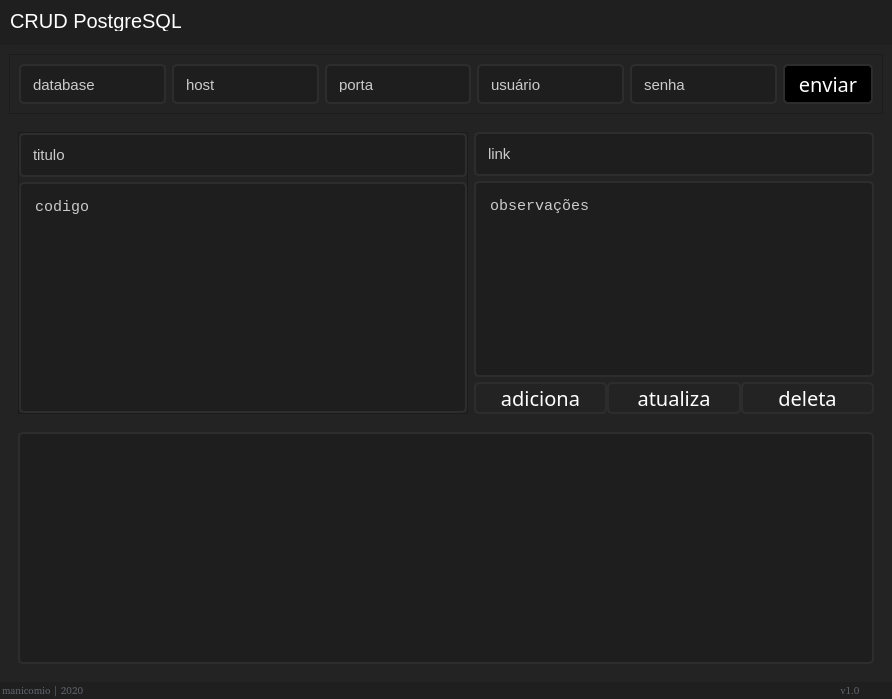
<?xml version="1.0" encoding="UTF-8"?>
<ui version="4.0">
 <class>MainWindow</class>
 <widget class="QMainWindow" name="MainWindow">
  <property name="geometry">
   <rect>
    <x>0</x>
    <y>0</y>
    <width>892</width>
    <height>699</height>
   </rect>
  </property>
  <property name="windowTitle">
   <string>MainWindow</string>
  </property>
  <widget class="QWidget" name="janela_pai">
   <layout class="QVBoxLayout" name="verticalLayout">
    <property name="spacing">
     <number>0</number>
    </property>
    <property name="leftMargin">
     <number>0</number>
    </property>
    <property name="topMargin">
     <number>0</number>
    </property>
    <property name="rightMargin">
     <number>0</number>
    </property>
    <property name="bottomMargin">
     <number>0</number>
    </property>
    <item>
     <widget class="QFrame" name="menuTopo">
      <property name="maximumSize">
       <size>
        <width>16777215</width>
        <height>45</height>
       </size>
      </property>
      <property name="styleSheet">
       <string notr="true">background-color: rgb(31, 31, 31);</string>
      </property>
      <property name="frameShape">
       <enum>QFrame::NoFrame</enum>
      </property>
      <property name="frameShadow">
       <enum>QFrame::Raised</enum>
      </property>
      <layout class="QHBoxLayout" name="horizontalLayout_2">
       <property name="spacing">
        <number>0</number>
       </property>
       <property name="leftMargin">
        <number>0</number>
       </property>
       <property name="topMargin">
        <number>0</number>
       </property>
       <property name="rightMargin">
        <number>0</number>
       </property>
       <property name="bottomMargin">
        <number>0</number>
       </property>
       <item>
        <widget class="QFrame" name="frame_informacoes">
         <property name="minimumSize">
          <size>
           <width>0</width>
           <height>0</height>
          </size>
         </property>
         <property name="styleSheet">
          <string notr="true">background-color: rgb(31,31,31);</string>
         </property>
         <property name="frameShape">
          <enum>QFrame::NoFrame</enum>
         </property>
         <property name="frameShadow">
          <enum>QFrame::Raised</enum>
         </property>
         <widget class="QLabel" name="label_6">
          <property name="geometry">
           <rect>
            <x>10</x>
            <y>10</y>
            <width>171</width>
            <height>21</height>
           </rect>
          </property>
          <property name="styleSheet">
           <string notr="true">QLabel{
	background-color: transparent;
	color: rgb(255, 255, 255);
font: 20px Segoe UI, bold;
}</string>
          </property>
          <property name="text">
           <string>CRUD PostgreSQL</string>
          </property>
         </widget>
        </widget>
       </item>
       <item>
        <widget class="QFrame" name="frame_minimizar">
         <property name="minimumSize">
          <size>
           <width>50</width>
           <height>50</height>
          </size>
         </property>
         <property name="maximumSize">
          <size>
           <width>50</width>
           <height>50</height>
          </size>
         </property>
         <property name="styleSheet">
          <string notr="true">background-color: rgb(31,31,31);</string>
         </property>
         <property name="frameShape">
          <enum>QFrame::NoFrame</enum>
         </property>
         <property name="frameShadow">
          <enum>QFrame::Raised</enum>
         </property>
         <widget class="QPushButton" name="botao_minimizar">
          <property name="geometry">
           <rect>
            <x>10</x>
            <y>0</y>
            <width>50</width>
            <height>50</height>
           </rect>
          </property>
          <property name="styleSheet">
           <string notr="true">QPushButton {
	background-image: url(:/minimizar/images/minimize.png);
	background-repeat: no-repeat;
	background-position: center;
	border: none;
}
QPushButton:hover {
	background-color: rgb(30,144,255);
}
QPushButton:pressed {
	background-color: rgb(1,84,149);
}</string>
          </property>
          <property name="text">
           <string/>
          </property>
         </widget>
        </widget>
       </item>
       <item>
        <widget class="QFrame" name="frame_fechar">
         <property name="minimumSize">
          <size>
           <width>50</width>
           <height>50</height>
          </size>
         </property>
         <property name="maximumSize">
          <size>
           <width>50</width>
           <height>50</height>
          </size>
         </property>
         <property name="styleSheet">
          <string notr="true">background-color: rgb(31,31,31);</string>
         </property>
         <property name="frameShape">
          <enum>QFrame::NoFrame</enum>
         </property>
         <property name="frameShadow">
          <enum>QFrame::Raised</enum>
         </property>
         <widget class="QPushButton" name="botao_fechar">
          <property name="geometry">
           <rect>
            <x>0</x>
            <y>0</y>
            <width>50</width>
            <height>50</height>
           </rect>
          </property>
          <property name="styleSheet">
           <string notr="true">QPushButton {
	background-image: url(:/fechar/images/icons8-delete-24.png);
	background-repeat: no-repeat;
	background-position: center;
	border: none;
}
QPushButton:hover {
	background-color: rgb(30,144,255);
}
QPushButton:pressed {
	background-color: rgb(1,84,149);
}</string>
          </property>
          <property name="text">
           <string/>
          </property>
         </widget>
        </widget>
       </item>
      </layout>
     </widget>
    </item>
    <item>
     <widget class="QFrame" name="conteiner_central">
      <property name="styleSheet">
       <string notr="true">background-color: rgb(35, 35, 35);</string>
      </property>
      <property name="frameShape">
       <enum>QFrame::NoFrame</enum>
      </property>
      <property name="frameShadow">
       <enum>QFrame::Raised</enum>
      </property>
      <layout class="QHBoxLayout" name="horizontalLayout" stretch="0">
       <property name="spacing">
        <number>0</number>
       </property>
       <property name="leftMargin">
        <number>0</number>
       </property>
       <property name="topMargin">
        <number>0</number>
       </property>
       <property name="rightMargin">
        <number>0</number>
       </property>
       <property name="bottomMargin">
        <number>0</number>
       </property>
       <item>
        <widget class="QFrame" name="janela_central">
         <property name="frameShape">
          <enum>QFrame::NoFrame</enum>
         </property>
         <property name="frameShadow">
          <enum>QFrame::Raised</enum>
         </property>
         <layout class="QVBoxLayout" name="verticalLayout_4">
          <property name="spacing">
           <number>0</number>
          </property>
          <property name="leftMargin">
           <number>0</number>
          </property>
          <property name="topMargin">
           <number>0</number>
          </property>
          <property name="rightMargin">
           <number>0</number>
          </property>
          <property name="bottomMargin">
           <number>0</number>
          </property>
          <item>
           <widget class="QStackedWidget" name="stackedWidget">
            <property name="frameShape">
             <enum>QFrame::NoFrame</enum>
            </property>
            <property name="currentIndex">
             <number>0</number>
            </property>
            <widget class="QWidget" name="banco_de_dados">
             <layout class="QVBoxLayout" name="verticalLayout_13">
              <property name="spacing">
               <number>9</number>
              </property>
              <property name="leftMargin">
               <number>9</number>
              </property>
              <property name="topMargin">
               <number>9</number>
              </property>
              <property name="rightMargin">
               <number>9</number>
              </property>
              <property name="bottomMargin">
               <number>9</number>
              </property>
              <item>
               <widget class="QFrame" name="frame">
                <property name="frameShape">
                 <enum>QFrame::StyledPanel</enum>
                </property>
                <property name="frameShadow">
                 <enum>QFrame::Raised</enum>
                </property>
                <layout class="QHBoxLayout" name="horizontalLayout_3">
                 <item>
                  <widget class="QLineEdit" name="input_db">
                   <property name="minimumSize">
                    <size>
                     <width>0</width>
                     <height>40</height>
                    </size>
                   </property>
                   <property name="styleSheet">
                    <string notr="true">QLineEdit{
border: 2px solid rgb(45,45,45);
border-radius: 5px;
padding: 10px;
background-color: rgb(30,30,30);
	color: rgb(203, 203, 203);
font: 15px Segoe UI, bold;
}
QLineEdit:hover{
border: 2px solid rgb(55,55,55);
}
QLineEdit:focus{
border: 2px solid  rgb(85, 170, 255);
	color: rgb(85, 170, 255);
}</string>
                   </property>
                   <property name="text">
                    <string>database</string>
                   </property>
                   <property name="echoMode">
                    <enum>QLineEdit::Normal</enum>
                   </property>
                   <property name="clearButtonEnabled">
                    <bool>false</bool>
                   </property>
                  </widget>
                 </item>
                 <item>
                  <widget class="QLineEdit" name="input_host">
                   <property name="minimumSize">
                    <size>
                     <width>0</width>
                     <height>40</height>
                    </size>
                   </property>
                   <property name="styleSheet">
                    <string notr="true">QLineEdit{
border: 2px solid rgb(45,45,45);
border-radius: 5px;
padding: 10px;
background-color: rgb(30,30,30);
	color: rgb(203, 203, 203);
font: 15px Segoe UI, bold;
}
QLineEdit:hover{
border: 2px solid rgb(55,55,55);
}
QLineEdit:focus{
border: 2px solid  rgb(85, 170, 255);
	color: rgb(85, 170, 255);
}</string>
                   </property>
                   <property name="text">
                    <string>host</string>
                   </property>
                   <property name="echoMode">
                    <enum>QLineEdit::Normal</enum>
                   </property>
                   <property name="clearButtonEnabled">
                    <bool>false</bool>
                   </property>
                  </widget>
                 </item>
                 <item>
                  <widget class="QLineEdit" name="input_porta">
                   <property name="minimumSize">
                    <size>
                     <width>0</width>
                     <height>40</height>
                    </size>
                   </property>
                   <property name="styleSheet">
                    <string notr="true">QLineEdit{
border: 2px solid rgb(45,45,45);
border-radius: 5px;
padding: 10px;
background-color: rgb(30,30,30);
	color: rgb(203, 203, 203);
font: 15px Segoe UI, bold;
}
QLineEdit:hover{
border: 2px solid rgb(55,55,55);
}
QLineEdit:focus{
border: 2px solid  rgb(85, 170, 255);
	color: rgb(85, 170, 255);
}</string>
                   </property>
                   <property name="text">
                    <string>porta</string>
                   </property>
                   <property name="echoMode">
                    <enum>QLineEdit::Normal</enum>
                   </property>
                   <property name="clearButtonEnabled">
                    <bool>false</bool>
                   </property>
                  </widget>
                 </item>
                 <item>
                  <widget class="QLineEdit" name="input_usuario">
                   <property name="minimumSize">
                    <size>
                     <width>0</width>
                     <height>40</height>
                    </size>
                   </property>
                   <property name="styleSheet">
                    <string notr="true">QLineEdit{
border: 2px solid rgb(45,45,45);
border-radius: 5px;
padding: 10px;
background-color: rgb(30,30,30);
	color: rgb(203, 203, 203);
font: 15px Segoe UI, bold;
}
QLineEdit:hover{
border: 2px solid rgb(55,55,55);
}
QLineEdit:focus{
border: 2px solid  rgb(85, 170, 255);
	color: rgb(85, 170, 255);
}</string>
                   </property>
                   <property name="text">
                    <string>usuário</string>
                   </property>
                   <property name="echoMode">
                    <enum>QLineEdit::Normal</enum>
                   </property>
                   <property name="clearButtonEnabled">
                    <bool>false</bool>
                   </property>
                  </widget>
                 </item>
                 <item>
                  <widget class="QLineEdit" name="input_senha">
                   <property name="minimumSize">
                    <size>
                     <width>0</width>
                     <height>40</height>
                    </size>
                   </property>
                   <property name="styleSheet">
                    <string notr="true">QLineEdit{
border: 2px solid rgb(45,45,45);
border-radius: 5px;
padding: 10px;
background-color: rgb(30,30,30);
	color: rgb(203, 203, 203);
font: 15px Segoe UI, bold;
}
QLineEdit:hover{
border: 2px solid rgb(55,55,55);
}
QLineEdit:focus{
border: 2px solid  rgb(85, 170, 255);
	color: rgb(85, 170, 255);
}</string>
                   </property>
                   <property name="text">
                    <string>senha</string>
                   </property>
                   <property name="echoMode">
                    <enum>QLineEdit::Normal</enum>
                   </property>
                   <property name="clearButtonEnabled">
                    <bool>false</bool>
                   </property>
                  </widget>
                 </item>
                 <item>
                  <widget class="QPushButton" name="btn_enviar">
                   <property name="minimumSize">
                    <size>
                     <width>90</width>
                     <height>40</height>
                    </size>
                   </property>
                   <property name="styleSheet">
                    <string notr="true">QPushButton {
	background-color:rgb(0,0,0);
	background-repeat: no-repeat;
	background-position: center;
	border: 2px solid rgb(45,45,45);
border-radius: 5px;
	color: rgb(255, 255, 255);
	font: 20px SegoeUIl, bold;
}
QPushButton:hover {
	background-color: rgb(30,144,255);
}
QPushButton:pressed {
	background-color: rgb(1,84,149);
}</string>
                   </property>
                   <property name="text">
                    <string>enviar</string>
                   </property>
                  </widget>
                 </item>
                </layout>
               </widget>
              </item>
              <item>
               <widget class="QFrame" name="barra_menus_banco_dados">
                <property name="minimumSize">
                 <size>
                  <width>0</width>
                  <height>300</height>
                 </size>
                </property>
                <property name="frameShape">
                 <enum>QFrame::NoFrame</enum>
                </property>
                <property name="frameShadow">
                 <enum>QFrame::Raised</enum>
                </property>
                <layout class="QHBoxLayout" name="horizontalLayout_17">
                 <item>
                  <widget class="QFrame" name="conteiner_esquerda_db">
                   <property name="frameShape">
                    <enum>QFrame::StyledPanel</enum>
                   </property>
                   <property name="frameShadow">
                    <enum>QFrame::Raised</enum>
                   </property>
                   <layout class="QVBoxLayout" name="verticalLayout_15">
                    <property name="spacing">
                     <number>5</number>
                    </property>
                    <property name="leftMargin">
                     <number>0</number>
                    </property>
                    <property name="topMargin">
                     <number>0</number>
                    </property>
                    <property name="rightMargin">
                     <number>0</number>
                    </property>
                    <property name="bottomMargin">
                     <number>0</number>
                    </property>
                    <item>
                     <widget class="QLineEdit" name="db_texto_titulo">
                      <property name="minimumSize">
                       <size>
                        <width>0</width>
                        <height>40</height>
                       </size>
                      </property>
                      <property name="styleSheet">
                       <string notr="true">QLineEdit{
border: 2px solid rgb(45,45,45);
border-radius: 5px;
padding: 10px;
background-color: rgb(30,30,30);
	color: rgb(203, 203, 203);
font: 15px Segoe UI, bold;
}
QLineEdit:hover{
border: 2px solid rgb(55,55,55);
}
QLineEdit:focus{
border: 2px solid  rgb(85, 170, 255);
	color: rgb(85, 170, 255);
}</string>
                      </property>
                      <property name="text">
                       <string>titulo</string>
                      </property>
                      <property name="echoMode">
                       <enum>QLineEdit::Normal</enum>
                      </property>
                      <property name="clearButtonEnabled">
                       <bool>false</bool>
                      </property>
                     </widget>
                    </item>
                    <item>
                     <widget class="QTextEdit" name="db_texto_codigo">
                      <property name="styleSheet">
                       <string notr="true">QTextEdit{
border: 2px solid rgb(45,45,45);
border-radius: 5px;
padding: 10px;
background-color: rgb(30,30,30);
	color: rgb(203, 203, 203);
font: 15px Courier New;
}
QTextEdit:hover{
border: 2px solid rgb(55,55,55);
}
QTextEdit:focus{
border: 2px solid  rgb(85, 170, 255);
	color: rgb(85, 170, 255);
}</string>
                      </property>
                      <property name="html">
                       <string>&lt;!DOCTYPE HTML PUBLIC &quot;-//W3C//DTD HTML 4.0//EN&quot; &quot;http://www.w3.org/TR/REC-html40/strict.dtd&quot;&gt;
&lt;html&gt;&lt;head&gt;&lt;meta name=&quot;qrichtext&quot; content=&quot;1&quot; /&gt;&lt;style type=&quot;text/css&quot;&gt;
p, li { white-space: pre-wrap; }
&lt;/style&gt;&lt;/head&gt;&lt;body style=&quot; font-family:'Courier New'; font-size:15px; font-weight:400; font-style:normal;&quot;&gt;
&lt;p style=&quot; margin-top:0px; margin-bottom:0px; margin-left:0px; margin-right:0px; -qt-block-indent:0; text-indent:0px;&quot;&gt;&lt;span style=&quot; font-size:15px;&quot;&gt;codigo&lt;/span&gt;&lt;/p&gt;&lt;/body&gt;&lt;/html&gt;</string>
                      </property>
                      <property name="overwriteMode">
                       <bool>false</bool>
                      </property>
                      <property name="placeholderText">
                       <string/>
                      </property>
                     </widget>
                    </item>
                   </layout>
                  </widget>
                 </item>
                 <item>
                  <widget class="QFrame" name="conteiner_direita_db">
                   <property name="maximumSize">
                    <size>
                     <width>400</width>
                     <height>16777215</height>
                    </size>
                   </property>
                   <property name="frameShape">
                    <enum>QFrame::NoFrame</enum>
                   </property>
                   <property name="frameShadow">
                    <enum>QFrame::Raised</enum>
                   </property>
                   <layout class="QVBoxLayout" name="verticalLayout_14">
                    <property name="spacing">
                     <number>5</number>
                    </property>
                    <property name="leftMargin">
                     <number>0</number>
                    </property>
                    <property name="topMargin">
                     <number>0</number>
                    </property>
                    <property name="rightMargin">
                     <number>0</number>
                    </property>
                    <property name="bottomMargin">
                     <number>0</number>
                    </property>
                    <item>
                     <widget class="QLineEdit" name="db_texto_link">
                      <property name="minimumSize">
                       <size>
                        <width>0</width>
                        <height>40</height>
                       </size>
                      </property>
                      <property name="styleSheet">
                       <string notr="true">QLineEdit{
border: 2px solid rgb(45,45,45);
border-radius: 5px;
padding: 10px;
background-color: rgb(30,30,30);
	color: rgb(203, 203, 203);
font: 15px Segoe UI, bold;
}
QLineEdit:hover{
border: 2px solid rgb(55,55,55);
}
QLineEdit:focus{
border: 2px solid  rgb(85, 170, 255);
	color: rgb(85, 170, 255);
}</string>
                      </property>
                      <property name="text">
                       <string>link</string>
                      </property>
                     </widget>
                    </item>
                    <item>
                     <widget class="QTextEdit" name="db_texto_observacao">
                      <property name="maximumSize">
                       <size>
                        <width>16777215</width>
                        <height>250</height>
                       </size>
                      </property>
                      <property name="styleSheet">
                       <string notr="true">QTextEdit{
border: 2px solid rgb(45,45,45);
border-radius: 5px;
padding: 10px;
background-color: rgb(30,30,30);
	color: rgb(203, 203, 203);
font: 15px Courier New;
}
QTextEdit:hover{
border: 2px solid rgb(55,55,55);
}
QTextEdit:focus{
border: 2px solid  rgb(85, 170, 255);
	color: rgb(85, 170, 255);
}</string>
                      </property>
                      <property name="html">
                       <string>&lt;!DOCTYPE HTML PUBLIC &quot;-//W3C//DTD HTML 4.0//EN&quot; &quot;http://www.w3.org/TR/REC-html40/strict.dtd&quot;&gt;
&lt;html&gt;&lt;head&gt;&lt;meta name=&quot;qrichtext&quot; content=&quot;1&quot; /&gt;&lt;style type=&quot;text/css&quot;&gt;
p, li { white-space: pre-wrap; }
&lt;/style&gt;&lt;/head&gt;&lt;body style=&quot; font-family:'Courier New'; font-size:15px; font-weight:400; font-style:normal;&quot;&gt;
&lt;p style=&quot; margin-top:0px; margin-bottom:0px; margin-left:0px; margin-right:0px; -qt-block-indent:0; text-indent:0px;&quot;&gt;&lt;span style=&quot; font-size:15px;&quot;&gt;observações&lt;/span&gt;&lt;/p&gt;&lt;/body&gt;&lt;/html&gt;</string>
                      </property>
                     </widget>
                    </item>
                    <item>
                     <widget class="QFrame" name="conteiner_menus_db">
                      <property name="frameShape">
                       <enum>QFrame::NoFrame</enum>
                      </property>
                      <property name="frameShadow">
                       <enum>QFrame::Raised</enum>
                      </property>
                      <layout class="QHBoxLayout" name="horizontalLayout_18">
                       <property name="spacing">
                        <number>0</number>
                       </property>
                       <property name="leftMargin">
                        <number>0</number>
                       </property>
                       <property name="topMargin">
                        <number>0</number>
                       </property>
                       <property name="rightMargin">
                        <number>0</number>
                       </property>
                       <property name="bottomMargin">
                        <number>0</number>
                       </property>
                       <item>
                        <widget class="QPushButton" name="botao_db_adiciona">
                         <property name="styleSheet">
                          <string notr="true">QPushButton {
	background-color:transparent;
	background-repeat: no-repeat;
	background-position: center;
	border: 2px solid rgb(45,45,45);
border-radius: 5px;
	color: rgb(255, 255, 255);
	font: 20px SegoeUIl, bold;
}
QPushButton:hover {
	background-color: rgb(30,144,255);
}
QPushButton:pressed {
	background-color: rgb(1,84,149);
}</string>
                         </property>
                         <property name="text">
                          <string>adiciona</string>
                         </property>
                        </widget>
                       </item>
                       <item>
                        <widget class="QPushButton" name="botao_db_atualiza">
                         <property name="styleSheet">
                          <string notr="true">QPushButton {
	background-color:transparent;
	background-repeat: no-repeat;
	background-position: center;
	border: 2px solid rgb(45,45,45);
border-radius: 5px;
	color: rgb(255, 255, 255);
	font: 20px SegoeUIl, bold;
}
QPushButton:hover {
	background-color: rgb(30,144,255);
}
QPushButton:pressed {
	background-color: rgb(1,84,149);
}</string>
                         </property>
                         <property name="text">
                          <string>atualiza</string>
                         </property>
                        </widget>
                       </item>
                       <item>
                        <widget class="QPushButton" name="botao_db_deleta">
                         <property name="styleSheet">
                          <string notr="true">QPushButton {
	background-color:transparent;
	background-repeat: no-repeat;
	background-position: center;
	border: 2px solid rgb(45,45,45);
border-radius: 5px;
	color: rgb(255, 255, 255);
	font: 20px SegoeUIl, bold;
}
QPushButton:hover {
	background-color: rgb(30,144,255);
}
QPushButton:pressed {
	background-color: rgb(1,84,149);
}</string>
                         </property>
                         <property name="text">
                          <string>deleta</string>
                         </property>
                        </widget>
                       </item>
                      </layout>
                     </widget>
                    </item>
                   </layout>
                  </widget>
                 </item>
                </layout>
               </widget>
              </item>
              <item>
               <widget class="QFrame" name="conteiner_dados_db">
                <property name="frameShape">
                 <enum>QFrame::NoFrame</enum>
                </property>
                <property name="frameShadow">
                 <enum>QFrame::Raised</enum>
                </property>
                <layout class="QHBoxLayout" name="horizontalLayout_16">
                 <property name="spacing">
                  <number>0</number>
                 </property>
                 <property name="leftMargin">
                  <number>9</number>
                 </property>
                 <property name="topMargin">
                  <number>0</number>
                 </property>
                 <property name="rightMargin">
                  <number>9</number>
                 </property>
                 <property name="bottomMargin">
                  <number>9</number>
                 </property>
                 <item>
                  <widget class="QTableView" name="tabela_dados_db">
                   <property name="styleSheet">
                    <string notr="true">QHeaderView {
background: rgb(30, 30, 30);
}
QHeaderView::section{
	color: rgb(255, 255, 255);
background: rgb(35,35,35);
}
QTableCornerButton::section{
background: rgb(35,35,35);
}
QHeaderView::section:pressed{
background: rgb(30,144,255);
}
QTableCornerButton::section:pressed{
background: rgb(30,144,255);
}



QTableView{
border: 2px solid rgb(45,45,45);
border-radius: 5px;
padding: 10px;
background-color: rgb(30,30,30);
	color: rgb(203, 203, 203);
font: 15px Segoe UI, bold;
}
QTableView:hover{
border: 2px solid rgb(55,55,55);
}
QTableView:focus{
border: 2px solid  rgb(85, 170, 255);
	color: rgb(85, 170, 255);
}
* { gridline-color: gray }</string>
                   </property>
                   <property name="frameShape">
                    <enum>QFrame::NoFrame</enum>
                   </property>
                   <property name="gridStyle">
                    <enum>Qt::SolidLine</enum>
                   </property>
                   <attribute name="horizontalHeaderDefaultSectionSize">
                    <number>150</number>
                   </attribute>
                  </widget>
                 </item>
                </layout>
               </widget>
              </item>
             </layout>
            </widget>
           </widget>
          </item>
          <item>
           <widget class="QFrame" name="rodape">
            <property name="minimumSize">
             <size>
              <width>0</width>
              <height>17</height>
             </size>
            </property>
            <property name="styleSheet">
             <string notr="true">background-color: rgb(31, 31, 31);</string>
            </property>
            <property name="frameShape">
             <enum>QFrame::NoFrame</enum>
            </property>
            <property name="frameShadow">
             <enum>QFrame::Raised</enum>
            </property>
            <layout class="QHBoxLayout" name="horizontalLayout_7">
             <property name="spacing">
              <number>0</number>
             </property>
             <property name="leftMargin">
              <number>0</number>
             </property>
             <property name="topMargin">
              <number>0</number>
             </property>
             <property name="rightMargin">
              <number>0</number>
             </property>
             <property name="bottomMargin">
              <number>0</number>
             </property>
             <item>
              <widget class="QLabel" name="rodape_desenvolvedor">
               <property name="styleSheet">
                <string notr="true">QLabel{
	background-color: transparent;
	color: rgb(98, 103, 111);
font: 10px ,Segoe UI;
margin-right: 5px;
}

</string>
               </property>
               <property name="text">
                <string>manicomio | 2020</string>
               </property>
              </widget>
             </item>
             <item>
              <widget class="QLabel" name="rodape_versao">
               <property name="styleSheet">
                <string notr="true">QLabel{
	background-color: transparent;
	color: rgb(98, 103, 111);
font: 10px ,Segoe UI;
margin-right: 5px;
}

</string>
               </property>
               <property name="text">
                <string>v1.0  </string>
               </property>
               <property name="alignment">
                <set>Qt::AlignRight|Qt::AlignTrailing|Qt::AlignVCenter</set>
               </property>
              </widget>
             </item>
             <item>
              <widget class="QFrame" name="redimensionador">
               <property name="maximumSize">
                <size>
                 <width>20</width>
                 <height>20</height>
                </size>
               </property>
               <property name="styleSheet">
                <string notr="true">QSizeGrip {
	
	background-image: url(:/redimensiona/images/cil-move.png);
	background-position: center;
	background-repeat: no-reperat;
}</string>
               </property>
               <property name="frameShape">
                <enum>QFrame::NoFrame</enum>
               </property>
               <property name="frameShadow">
                <enum>QFrame::Raised</enum>
               </property>
              </widget>
             </item>
            </layout>
           </widget>
          </item>
         </layout>
        </widget>
       </item>
      </layout>
     </widget>
    </item>
   </layout>
  </widget>
 </widget>
 <resources>
  <include location="files_rc.qrc"/>
 </resources>
 <connections/>
</ui>
